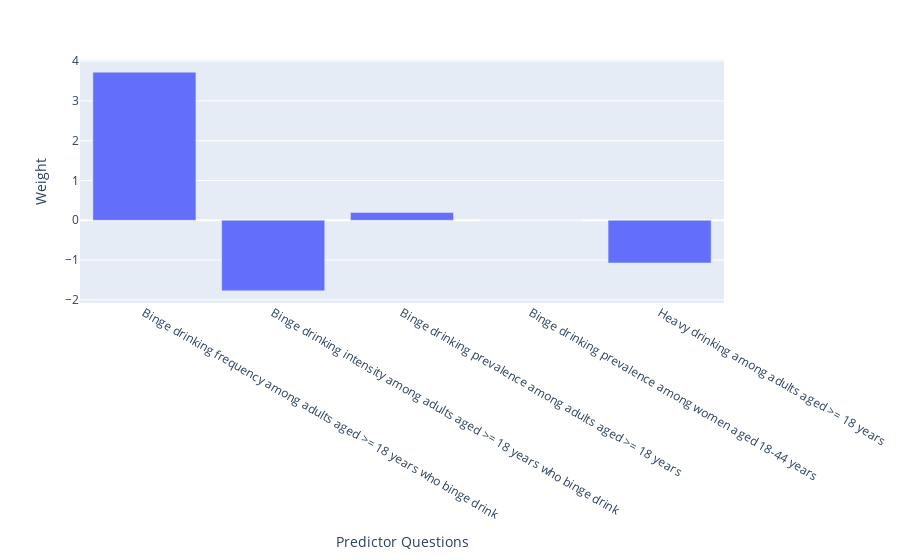

Notebook source saved alongside this figure:
### Markdown cell above
# END OF CODE

### Code cell
px.bar(data_frame=weights_table.to_df(), x = "Predictor Questions", y = "Weight")

### Figure 1 — Plotly figure (JSON) as saved in the notebook; plotly's stock layout.template omitted (floating-point values rounded to 4 significant figures)
{"data": [{"alignmentgroup": "True", "hoverlabel": {"namelength": 0}, "hovertemplate": "Predictor Questions=%{x}<br>Weight=%{y}", "legendgroup": "", "marker": {"color": "#636efa"}, "name": "", "offsetgroup": "", "orientation": "v", "showlegend": false, "textposition": "auto", "type": "bar", "x": ["Binge drinking frequency among adults aged >= 18 years who binge drink", "Binge drinking intensity among adults aged >= 18 years who binge drink", "Binge drinking prevalence among adults aged >= 18 years", "Binge drinking prevalence among women aged 18-44 years", "Heavy drinking among adults aged >= 18 years"], "xaxis": "x", "y": [3.722, -1.774, 0.1935, 0.001057, -1.073], "yaxis": "y"}], "layout": {"barmode": "relative", "legend": {"tracegroupgap": 0}, "margin": {"t": 60}, "xaxis": {"anchor": "y", "domain": [0, 1], "title": {"text": "Predictor Questions"}}, "yaxis": {"anchor": "x", "domain": [0, 1], "title": {"text": "Weight"}}}}
